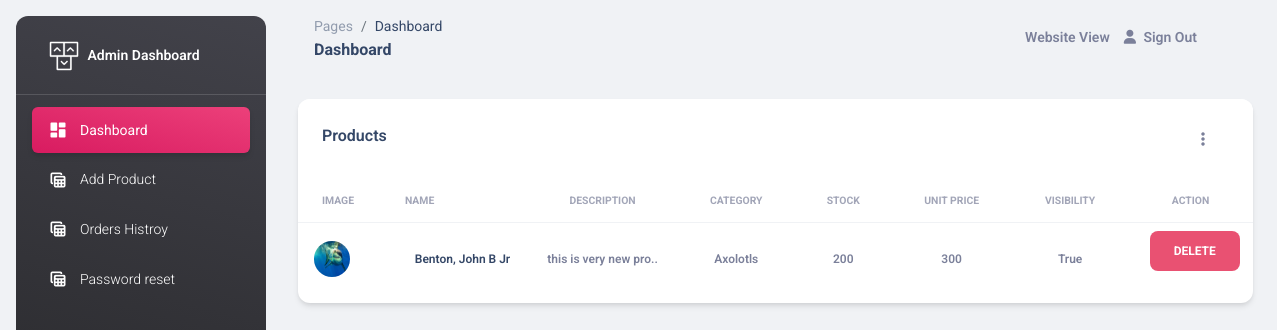
The app's page /admin_dashboard (signed in) with its own data.
### main.py (models this page shows)
class Products(db.Model):
    id = db.Column(db.Integer, primary_key=True)
    name = db.Column(db.String(255), nullable=False)
    description = db.Column(db.String(255), nullable=False)
    additional_description = db.Column(db.String(1000))
    category = db.Column(db.String(255), nullable=False)
    sub_category = db.Column(db.String(255))
    sub_cat_size = db.Column(db.String(255), default="")
    sub_cat_gender = db.Column(db.String(255), default="")
    flour = db.Column(db.String(255), default="")
    homo = db.Column(db.String(255), default="")
    hetero = db.Column(db.String(255), default="")
    stock = db.Column(db.Integer, nullable=False)
    unit_price = db.Column(db.Integer, nullable=False)
    visibility = db.Column(db.Boolean(), default=1)
    image = db.Column(db.String(255))
    image2= db.Column(db.String(255))
    image3 = db.Column(db.String(255))
    created = db.Column(db.TIMESTAMP(), server_default=func.now())
    modified = db.Column(
        db.TIMESTAMP(), server_default=func.now(), onupdate=func.current_timestamp()
    )
    owner_id = db.Column(
        db.Integer, db.ForeignKey("user.id", ondelete="CASCADE"), nullable=False
    )
    orderitems = db.relationship("OrderItems", backref="products", lazy=True)
    rating = db.relationship("Ratings", backref="products", lazy=True)
    tags = db.Column(db.String(255))

### main.py (the view)
@app.route("/admin_dashboard")
@login_required
def admin_dashboard():
    if current_user.name != "Admin" or current_user.email != "admin@gmail.com":
        flash("Please login as a admin to Access this page")
        return redirect("/login")
    product = Products.query.all()
    cat = "dashboard"
    return render_template("dashboard/index.html", product=product, cat=cat)

### main.py (called while the page is built)
@login_manager.user_loader
def load_user(userid):
    return User.query.get(userid)

### templates/dashboard/index.html (shortened to what this page needs)
{%extends 'dashboard/admin_base.html' %}
{%block content%}
  <main class="main-content position-relative max-height-vh-100 h-100 border-radius-lg ">
    <nav class="navbar navbar-main navbar-expand-lg px-0 mx-4 shadow-none border-radius-xl" id="navbarBlur" navbar-scroll="true">
      <div class="container-fluid py-1 px-3">
        <nav aria-label="breadcrumb">
          <ol class="breadcrumb bg-transparent mb-0 pb-0 pt-1 px-0 me-sm-6 me-5">
            <li class="breadcrumb-item text-sm"><a class="opacity-5 text-dark" href="javascript:;">Pages</a></li>
            <li class="breadcrumb-item text-sm text-dark active" aria-current="page">Dashboard</li>
          </ol>
          <h6 class="font-weight-bolder mb-0">Dashboard</h6>
        </nav>
        <div class="collapse navbar-collapse mt-sm-0 mt-2 me-md-0 me-sm-4" id="navbar">
          <ul class="navbar-nav  justify-content-end">
            <li class="nav-item d-flex ">
              <a href="{{url_for('Home')}}" class="nav-link text-body font-weight-bold px-0">
                <span>Website View&nbsp;&nbsp;&nbsp;&nbsp;</span>
              </a>
            </li>
            <li class="nav-item d-flex align-items-center">
              {%if current_user.is_authenticated%}
              <a href="/logout" class="nav-link text-body font-weight-bold px-0">
                <i class="fa fa-user me-sm-1"></i>
                <span class="d-sm-inline d-none">Sign Out</span>
              </a>
               {%else%}
              <a href="/login" class="nav-link text-body font-weight-bold px-0">
                <i class="fa fa-user me-sm-1"></i>
                <span class="d-sm-inline d-none">Sign In</span>
              </a>
              {%endif%}
            </li>
            <li class="nav-item px-3 d-flex align-items-center">
            </li>
            <li class="nav-item dropdown pe-2 d-flex align-items-center">
            </li>
          </ul>
        </div>
      </div>
    </nav>
    <div class="container-fluid py-4">
      <div class="row mb-4">
        <div class="col-lg-12 col-md-6 mb-md-0 mb-4">
          <div class="card">
            <div class="card-header pb-0">
              <div class="row">
                <div class="col-lg-6 col-7">
                  <h6>Products</h6>
                </div>
                <div class="col-lg-6 col-5 my-auto text-end">
                  <div class="dropdown float-lg-end pe-4">
                    <a class="cursor-pointer" id="dropdownTable" data-bs-toggle="dropdown" aria-expanded="false">
                      <i class="fa fa-ellipsis-v text-secondary"></i>
                    </a>
                  </div>
                </div>
              </div>
            </div>
            <div class="card-body px-0 pb-2">
              <div class="table-responsive">
                <table class="table align-items-center mb-0">
                  <thead>
                    <tr>
                      <th class="text-uppercase text-secondary text-xxs font-weight-bolder opacity-7">Image</th>
                      <th class="text-uppercase text-secondary text-xxs font-weight-bolder opacity-7 ps-2">Name</th>
                      <th class="text-center text-uppercase text-secondary text-xxs font-weight-bolder opacity-7">Description</th>
                      <th class="text-center text-uppercase text-secondary text-xxs font-weight-bolder opacity-7">Category</th>
                      <th class="text-center text-uppercase text-secondary text-xxs font-weight-bolder opacity-7">Stock</th>
                      <th class="text-center text-uppercase text-secondary text-xxs font-weight-bolder opacity-7">Unit Price</th>
                      <th class="text-center text-uppercase text-secondary text-xxs font-weight-bolder opacity-7">visibility</th>
                      <th class="text-center text-uppercase text-secondary text-xxs font-weight-bolder opacity-7">action</th>
                    </tr>
                  </thead>
                  <tbody>
 {%for product in product%}
                    <tr>
                      <td>
                        <div class="d-flex px-2 py-1">
                          <div>
                            <a href="/details/{{product.id}}">
                            <img src={{url_for("static",filename="images/")}}{{product.image}} class="avatar avatar-sm me-3" alt="team7">
                          </a>
                          </div>
                        </div>
                      </td>
                      <td class="align-middle text-center text-sm">
                        <a href="/details/{{product.id}}">
                        <span class="text-xs font-weight-bold"> {{product.name}} </span>
                        </a>
                      </td>
                      <td class="align-middle text-center text-sm">
                        <span class="text-xs font-weight-bold"> {{product.description[:20]}}.. </span>
                      </td>
                      <td class="align-middle text-center text-sm">
                        <span class="text-xs font-weight-bold"> {{product.category}} </span>
                      </td>
                      <td class="align-middle text-center text-sm">
                        <span class="text-xs font-weight-bold"> {{product.stock}} </span>
                      </td>
                      <td class="align-middle text-center text-sm">
                        <span class="text-xs font-weight-bold"> {{product.unit_price}} </span>
                      </td>
                      <td class="align-middle text-center text-sm">
                        <span class="text-xs font-weight-bold"> {{product.visibility}} </span>
                      </td>
                      <td class="align-middle">
                        <div class="progress-wrapper w-75 mx-auto">
                          <div class="">
                           <a  href="/delete/{{product.id}}"> <button style="background-color: rgb(233, 81, 114); color:white;" class="btn">Delete</button></a>
                          </div>
                        </div>
                      </td>
                    </tr>
           {%endfor%}
                  </tbody>
                </table>
              </div>
            </div>
          </div>
        </div>
      </div>
    </div>
  </main>
{%endblock%}

### records on screen
Products: image (picture), name "Benton, John B Jr", description "this is very new pro", category "Axolotls", stock "200", unit_price "300", visibility "True"
